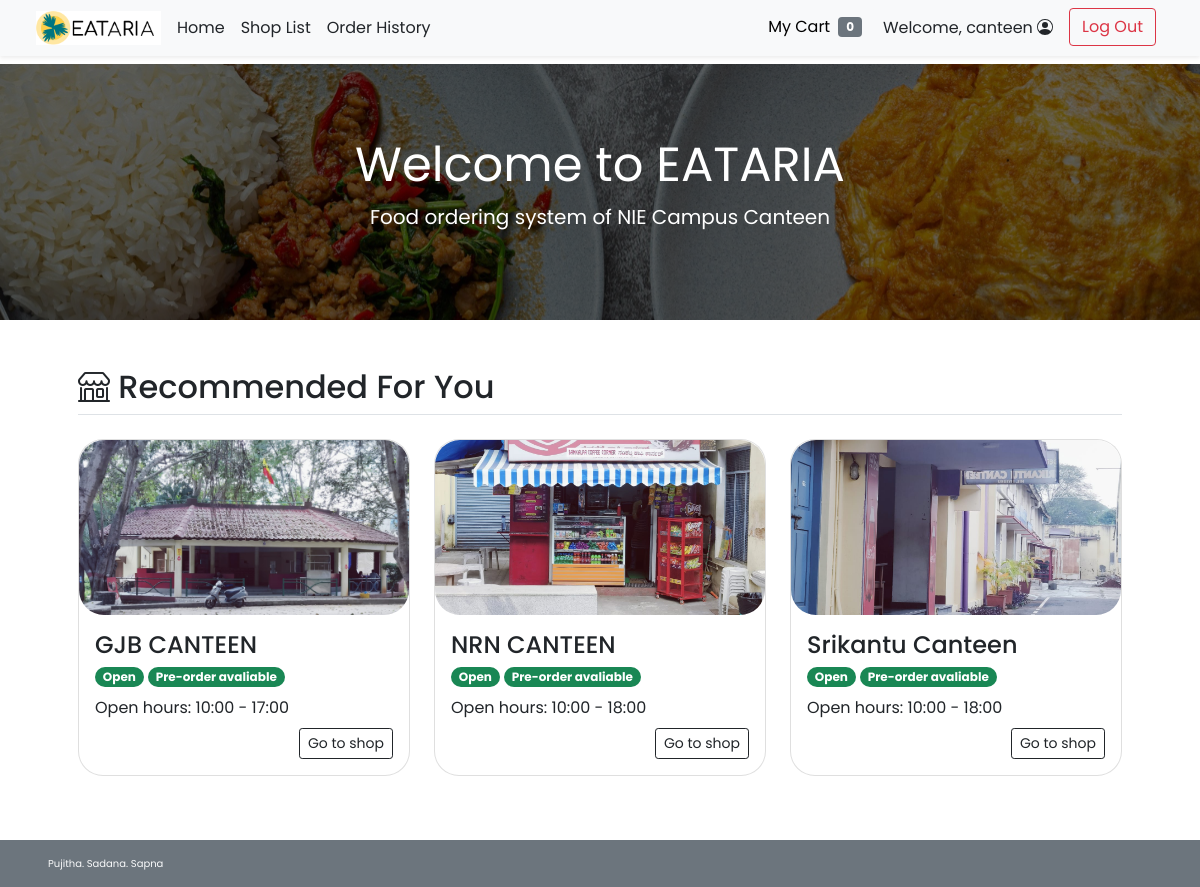
Page /index.php (signed in) on the committed database.
### tables this page shows
CREATE TABLE `shop` (
  `s_id` int(11) NOT NULL,
  `s_username` varchar(45) NOT NULL,
  `s_pwd` varchar(45) NOT NULL,
  `s_name` varchar(45) NOT NULL,
  `s_location` varchar(100) NOT NULL,
  `s_openhour` time NOT NULL,
  `s_closehour` time NOT NULL,
  `s_status` tinyint(4) NOT NULL DEFAULT 1 COMMENT 'shop ready for taking orders or not(1 for open, 0 for close)\r\n',
  `s_preorderstatus` tinyint(4) NOT NULL DEFAULT 1 COMMENT 'shop is ready for preorder or not',
  `s_email` varchar(45) NOT NULL,
  `s_phoneno` varchar(10) NOT NULL,
  `s_pic` text DEFAULT NULL
);

### index.php (the view, shortened to what this page needs)
<!DOCTYPE html>
<html lang="en">
<head>
    <?php session_start(); include("conn_db.php"); include('head.php');?>
    <link href="css/main.css" rel="stylesheet">
</head>
<body class="d-flex flex-column h-100">
    <?php include('nav_header.php')?>
    <div class="position-relative d-flex text-center text-white promo-banner-bg py-3">
        <div class="p-lg-2 mx-auto my-5">
            <h1 class="display-5 fw-normal">Welcome to EATARIA</h1>
            <p class="lead fw-normal">Food ordering system of NIE Campus Canteen</p>
        </div>
    </div>
    <div class="container p-5" id="recommended-shop">
        <h2 class="border-bottom pb-2"><i class="bi bi-shop align-top"></i> Recommended For You</h2>
        <div class="row row-cols-1 row-cols-lg-3 align-items-stretch g-4 py-3">
            <?php
            $query = "SELECT s_id,s_name,s_openhour,s_closehour,s_status,s_preorderstatus,s_pic FROM shop
            WHERE (s_preorderstatus = 1) OR (s_preorderstatus = 0 AND (CURTIME() BETWEEN s_openhour AND s_closehour));";
            $result = $mysqli -> query($query);
            if($result -> num_rows > 0){
            while($row = $result -> fetch_array()){
        ?>
            <div class="col">
                <a href="<?php echo "shop_menu.php?s_id=".$row["s_id"]?>" class="text-decoration-none text-dark">
                    <div class="card rounded-25">
                        <img <?php
                            if(is_null($row["s_pic"])){echo "src='img/default.png'";}
                            else{echo "src=\"img/{$row['s_pic']}\"";}
                        ?> style="width:100%; height:175px; object-fit:cover;"
                            class="card-img-top rounded-25 img-fluid" alt="<?php echo $row["s_name"]?>">
                        <div class="card-body">
                            <h4 name="shop-name" class="card-title"><?php echo $row["s_name"]?></h4>
                            <p class="card-subtitle">
                                <?php
                                    $now = date('H:i:s');
                                    if((($now < $row["s_openhour"])||($now > $row["s_closehour"]))||($row["s_status"]==0)){
                                ?>
                                <span class="badge rounded-pill bg-danger">Closed</span>
                                <?php }else{ ?>
                                <span class="badge rounded-pill bg-success">Open</span>
                                <?php }
                                    if($row["s_preorderstatus"]==1){
                                ?>
                                <span class="badge rounded-pill bg-success">Pre-order avaliable</span>
                                <?php }else{ ?>
                                <span class="badge rounded-pill bg-danger">Pre-order Unavaliable</span>
                                <?php } ?>
                            </p>
                            <?php
                                $open = explode(":",$row["s_openhour"]);
                                $close = explode(":",$row["s_closehour"]);
                            ?>
                            <p class="card-text my-2">Open hours:
                                <?php echo $open[0].":".$open[1]." - ".$close[0].":".$close[1];?></p>
                            <div class="text-end">
                                <a href="<?php echo "shop_menu.php?s_id=".$row["s_id"]?>"
                                    class="btn btn-sm btn-outline-dark">Go to shop</a>
                            </div>
                        </div>
                    </div>
                </a>
            </div>
            <?php }
        }
        ?>
        </div>
    </div>
    <footer
        class="footer d-flex flex-wrap justify-content-between align-items-center px-5 py-3 mt-auto bg-secondary text-light">
        <span class="xsmall-font">Pujitha. Sadana. Sapna</span></span>
    </footer>
</body>
</html>

### css/main.css (style rules this page uses)
html { height: 100%; }
body { height: 100%; padding-top: 4rem; margin-bottom: -50px; font-family: 'Poppins', 'Noto Sans Thai', sans-serif; }
a { cursor: pointer; }
.bi { vertical-align: -.125em; fill: currentColor; }
.text-white { color: white; }
.xsmall-font { font-size: x-small; }
.promo-banner-bg { background: #686868 url('../img/home-banner-2.jpg') center; background-position: top; background-size: auto; background-position-x: center; background-clip: padding-box; background-blend-mode: multiply; }
.rounded-25 { border-radius: 25px; }

### index.php (style rules this page uses)
html { height: 100%; }

### rows in the picture
shop: s_pic (picture), s_name "GJB CANTEEN", s_status "Open", s_preorderstatus "Pre-order avaliable", s_openhour "10", s_openhour "00", s_closehour "17", s_closehour "00"
shop: s_pic (picture), s_name "NRN CANTEEN", s_status "Open", s_preorderstatus "Pre-order avaliable", s_openhour "10", s_openhour "00", s_closehour "18", s_closehour "00"
shop: s_pic (picture), s_name "Srikantu Canteen", s_status "Open", s_preorderstatus "Pre-order avaliable", s_openhour "10", s_openhour "00", s_closehour "18", s_closehour "00"

### other values in the picture
$_SESSION['firstname'] "canteen"
